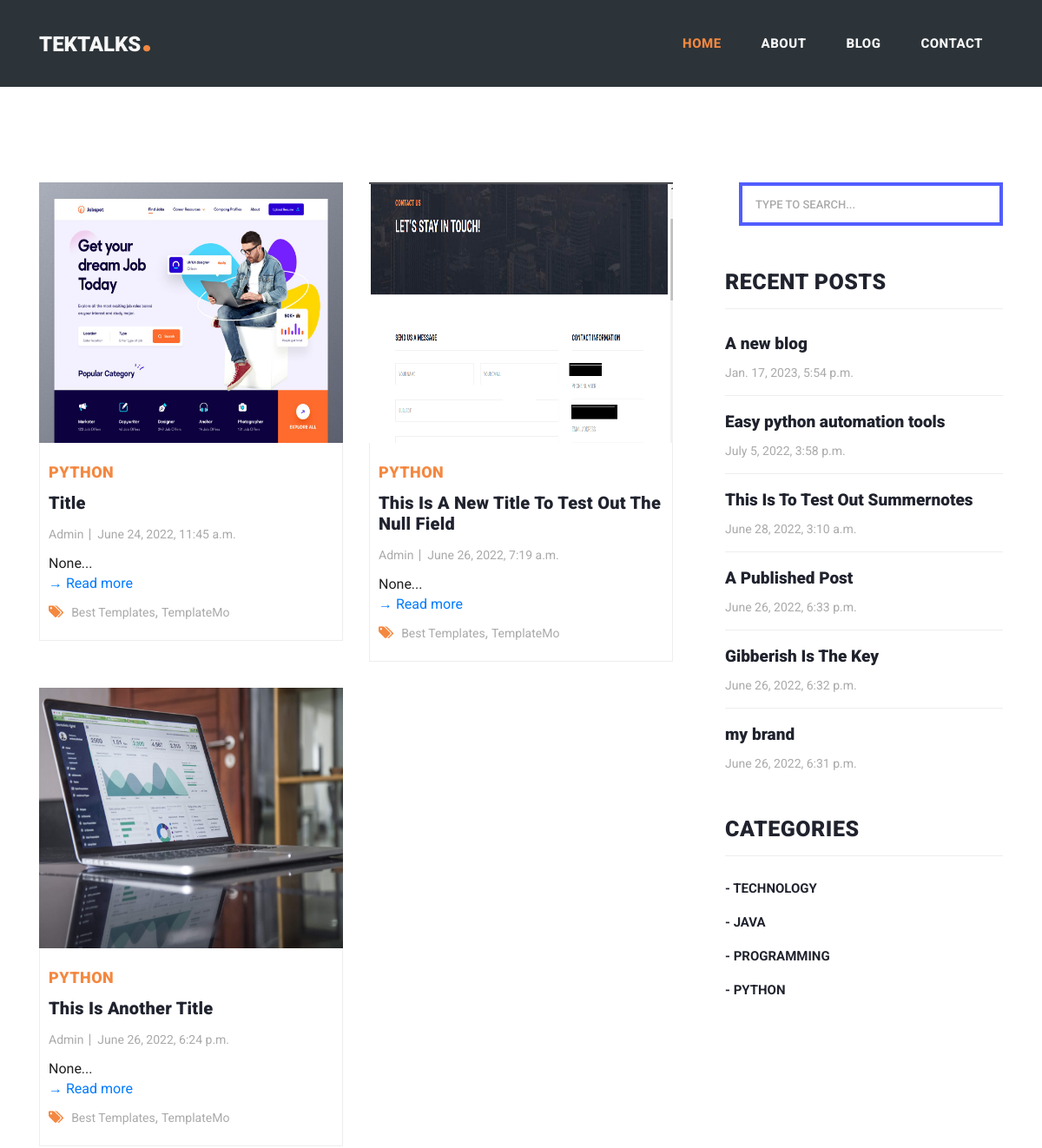
Before: /category/python (upper part) with the older database file.
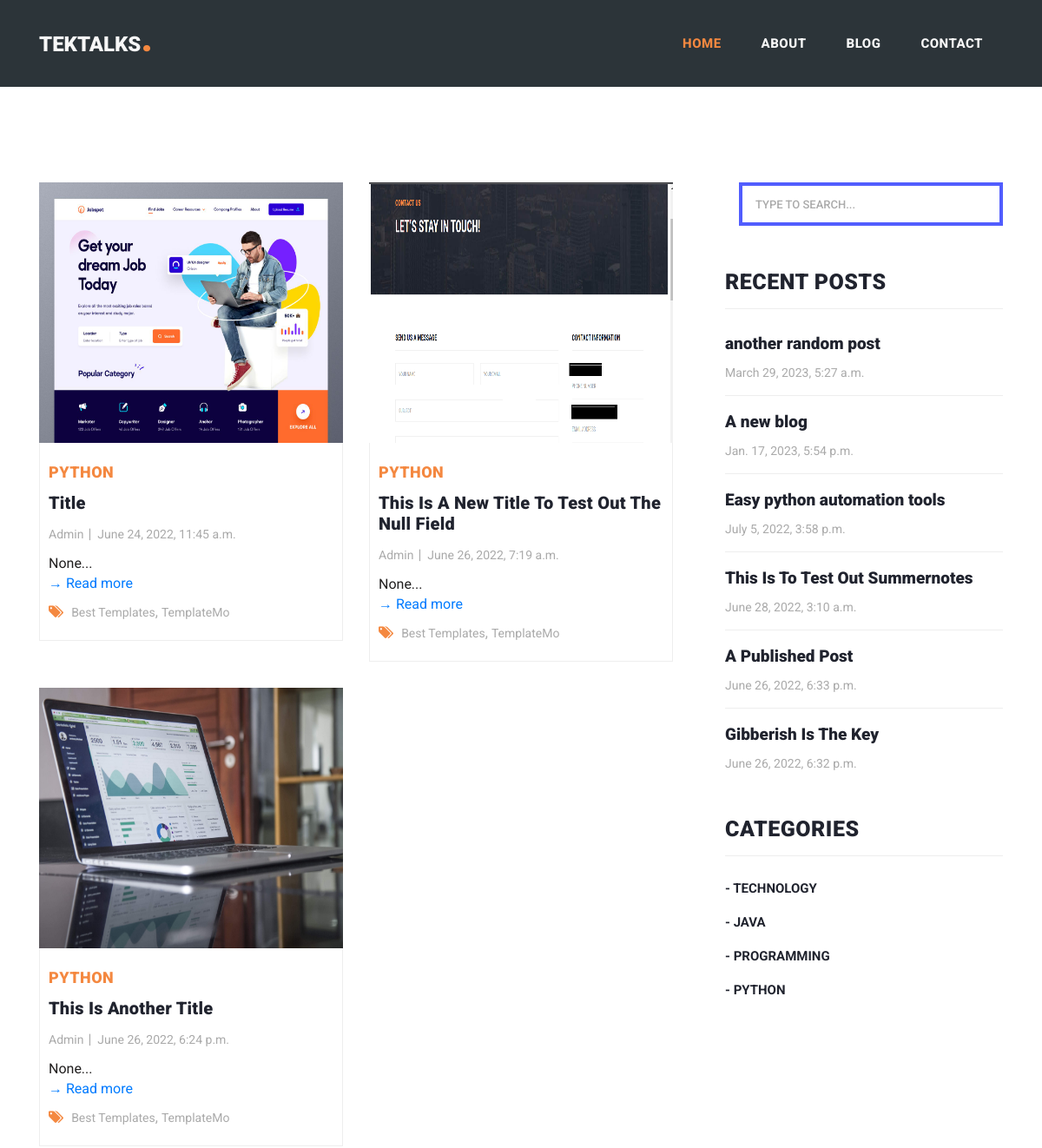
After: the same page with the newer database file.
### website/models.py (models this page shows, shortened)
class post(models.Model):
    CATEGORY = (
            ('TECH', 'TECH'),
            ('PYTHON', 'PYTHON'),
            ('JAVA', 'JAVA'),
            ('PROGRAMMING', 'PROGRAMMING'),
        )
    STATUS = (
        (0,"Draft"),
        (1,"Publish")
                )
    title = models.CharField(max_length=255, null=True)
    slug = models.SlugField( max_length=200, unique=True, null=True )
    thumbnail = models.ImageField(null=True, upload_to='photos/')
    created_on = models.DateTimeField(auto_now_add=True, null=True)
    sub_article = models.TextField(max_length=255, null=True)
    article = RichTextUploadingField(null=True)
    category = models.CharField(max_length=50, null=True, choices=CATEGORY)
    tags = models.ManyToManyField(tag)
    status = models.IntegerField(choices=STATUS, default=0, null=True)

### website/views.py (the view)
# urls.py: path('category/<str:str>', views.category, name='category'),
def category(request, str):
    sidebar = post.objects.all().order_by('-created_on').filter(status=1)[:6]
    category = post.objects.filter(category=str.upper())
    paginator = Paginator(category, 3)
    page_number = request.GET.get('page')
    page_obj = paginator.get_page(page_number)
    return render(request, 'website/category.html', {'category':page_obj, 'sidebar':sidebar})

### website/templates/website/category.html (shortened to what this page needs)
{% extends 'website/blog.html' %}
{% load static %}
{% block content %}
    {% for post in category %}
        <div class="col-lg-6">
            <div class="blog-post">
                <div class="blog-thumb">
                    <img class="img-fluid" src="{{ post.thumbnail.url }}" alt="">
                </div>
                <div class="down-content">
                    <span>{{post.category}}</span>
                    <a href="{% url 'details' post.slug %}"><h4>{{post.title}}</h4></a>
                    <ul class="post-info">
                    <li><a href="#">Admin</a></li>
                    <li><a href="#">{{post.created_on}}</a></li>
                    </ul>
                    <p> {{ post.sub_article }}...<br>
                    <a href="{% url 'details' post.slug %}">&rarr; Read more</a></p>
                    <div class="post-options">
                    <div class="row">
                        <div class="col-lg-12">
                        <ul class="post-tags">
                            <li><i class="fa fa-tags"></i></li>
                            <li><a href="#">Best Templates</a>,</li>
                            <li><a href="#">TemplateMo</a></li>
                        </ul>
                        </div>
                    </div>
                    </div>
                </div>
            </div>
        </div>
    {% endfor %}
{% endblock %}

### website/templates/website/sidebar.html
<div class="col-lg-4">
    <div class="sidebar">
      <div class="row">
        <div class="col-lg-12">
          <div class="sidebar-item search pl-3">
            <form id="search_form" name="gs" method="GET" action="{% url 'blog' %}">
              <input type="text" name="q" class="searchText" placeholder="Type to search..." autocomplete="on">
            </form>
          </div>
        </div>
        <div class="col-lg-12">
          <div class="sidebar-item recent-posts">
            <div class="sidebar-heading">
              <h2>Recent Posts</h2>
            </div>
            <div class="content">
              <ul>
                {% for i in sidebar %}
                <li><a href="{% url 'details' i.slug %}">
                  <h5>{{i.title}}</h5>
                  <span>{{i.created_on}}</span>
                </a></li>
                {% endfor %}
              </ul>
            </div>
          </div>
        </div>
        <div class="col-lg-12">
          <div class="sidebar-item categories">
            <div class="sidebar-heading">
              <h2>Categories</h2>
            </div>
            <div class="content">
              <ul>
                <li><a href="{% url 'category' 'tech' %}">- TECHNOLOGY</a></li>
                <li><a href="{% url 'category' 'java' %}">- JAVA</a></li>
                <li><a href="{% url 'category' 'programming' %}">- PROGRAMMING</a></li>
                <li><a href="{% url 'category' 'python' %}">- PYTHON</a></li>
              </ul>
            </div>
          </div>
        </div>
      </div>
    </div>
  </div>

Changed rows visible on the page:
no longer on this page (row unchanged): post: title "my brand", created_on "June 26, 2022, 6:31 p.m.", shown under "RECENT POSTS"
added post: title "another random post", created_on "March 29, 2023, 5:27 a.m.", shown under "RECENT POSTS"
